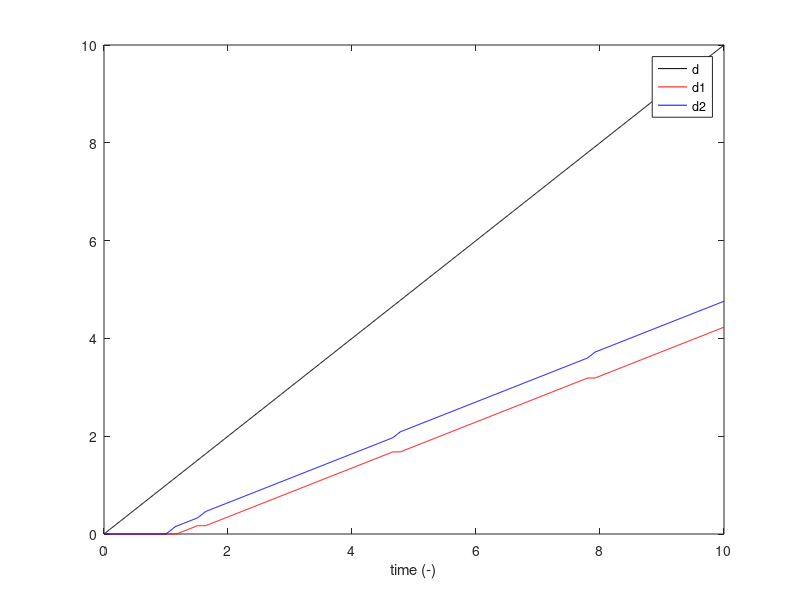

Here is the MATLAB script that generated this plot:
function fault_system_epsilon2_viscous_dimensions()
% Calculates displacements along 2 nearly parallel fault strands
% given some idealized assumptions:
% stress ~ sigma_xy + epsilon(t)
% fault1 ~ yield stress tau0, angle ~ 0 + epsilon1
% fault2 ~ yield stress tau0, angle ~ 0 + epsilon2
% Instead of changes directly to sigma_xy, below implements changes to
% principal stress angle as the perturbation
% yield criterion sigma_xy >= tau0
% System driven by applied constant velocity
% Stress is calculated elastically
% Written by VCT
    close all;
    tau0 = 1;
    v = 1;
    mu = 1;
    H = 1;
    dt = 0.01;
    t = [0:dt:10];
        
    epsilon1 = 0.05;
    epsilon2 = 0.0;
    [d_total_plastic, d_1_plastic, d_2_plastic] = euler_integrate(t, v, [0, 0, 0], epsilon1, epsilon2, tau0, mu, H);
    [d_total_viscous, d_1_viscous, d_2_viscous] = euler_integrate_viscous(t, v, [0, 0, 0], epsilon1, epsilon2, tau0, mu, H);

    figure;
    hold on;
    plot(t, d_total_plastic, "-k")
    plot(t, d_1_plastic, "-r")
    plot(t, d_2_plastic, "-b")
    % plot(t, d_total_viscous, "--k")
    % plot(t, d_1_viscous, "--r")
    % plot(t, d_2_viscous, "--b")
    xlabel("time (-)");
    box on;
    legend("d", "d1", "d2");
end


function [d, d1, d2] = euler_integrate(t, v, ics, epsilon1, epsilon2, tau0, mu, H)
    dt = t(2) - t(1);
    d = v * t;
    d1 = zeros(size(t));
    d2 = zeros(size(t));
    
    stress_scale_factor = 2e0; % Pa - FOR DIMENSIONALIZATION
    tau0 = stress_scale_factor * tau0;
    for i=2:length(t)
        sigma_xy = mu / H * (d(i-1) - d1(i-1) - d2(i-1));
        sigma_xy = stress_scale_factor * sigma_xy;
        
        % Victor's new lines from late October
        sigma_shear1(i) = 0.1*cos(2*t(i-1))*sin(2*epsilon1)+sigma_xy*cos(2*epsilon1);
        sigma_shear2(i) = 0.1*cos(2*t(i-1))*sin(2*epsilon2)+sigma_xy*cos(2*epsilon2);        
        disp([sigma_shear1(i) / tau0, sigma_shear2(i) / tau0])
        
        if sigma_shear1(i) >= tau0 && sigma_shear2(i) < tau0
            % increment fault 1
            d1(i) = d1(i-1) + v * dt;
            d2(i) = d2(i-1);
        elseif sigma_shear1(i) < tau0 && sigma_shear2(i) >= tau0
            % increment fault 2
            d1(i) = d1(i-1);
            d2(i) = d2(i-1) + v * dt;
        elseif sigma_shear1(i) < tau0 && sigma_shear2(i) < tau0
            % neither fault incremented
            d1(i) = d1(i-1);
            d2(i) = d2(i-1);
        else
            % split the increment with a 50% rule
            d1(i) = d1(i-1) + 0.5 * v * dt;
            d2(i) = d2(i-1) + 0.5 * v * dt;
        end
    end
end


function [d, d1, d2] = euler_integrate_viscous(t, v, ics, epsilon1, epsilon2, tau0, mu, H)
    dt = t(2) - t(1);
    d = v * t;
    d1 = zeros(size(t));
    d2 = zeros(size(t));
            
    for i=2:length(t)
        sigma_xy = mu / H * (d(i-1) - d1(i-1) - d2(i-1));

        % Victor's new lines from late October
        sigma_shear1(i) = 0.1*cos(2*t(i-1))*sin(2*epsilon1)+sigma_xy*cos(2*epsilon1);
        sigma_shear2(i) = 0.1*cos(2*t(i-1))*sin(2*epsilon2)+sigma_xy*cos(2*epsilon2);

        length_scale = 1;
        eta = 1;
        n = 0.001;
        v1 = sign(sigma_shear1(i))*(abs(sigma_shear1(i))^(1/n)) * length_scale / eta;
        v2 = sign(sigma_shear1(i))*(abs(sigma_shear2(i))^(1/n)) * length_scale / eta;
        vtotal = v1 + v2;
        % v1 = v1 / vtotal;
        % v2 = v2 / vtotal;
        d1(i) = d1(i-1) + v1 * dt;
        d2(i) = d2(i-1) + v2 * dt;
    end
end
